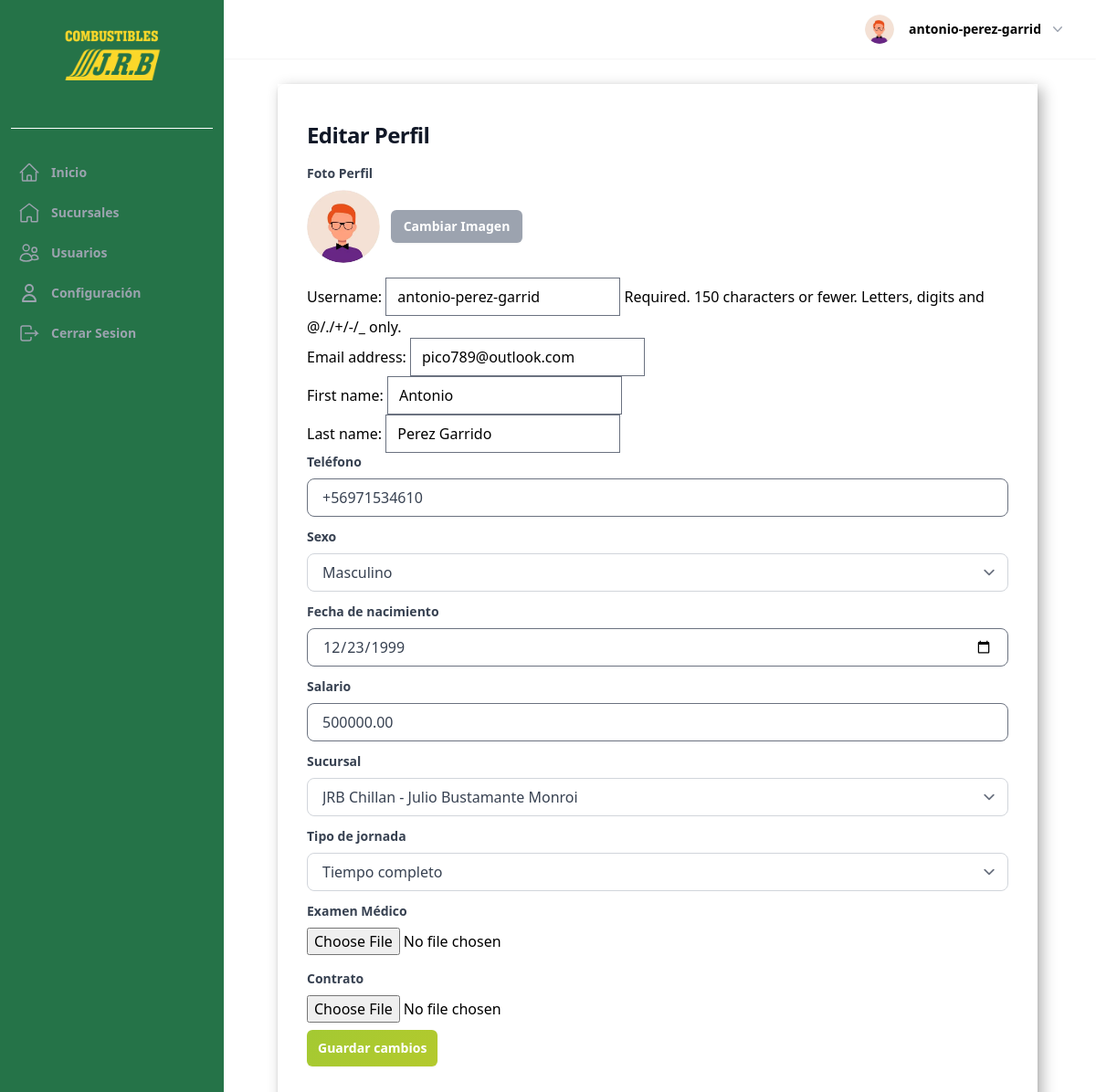
The app's page /perfil/ (signed in), older data.
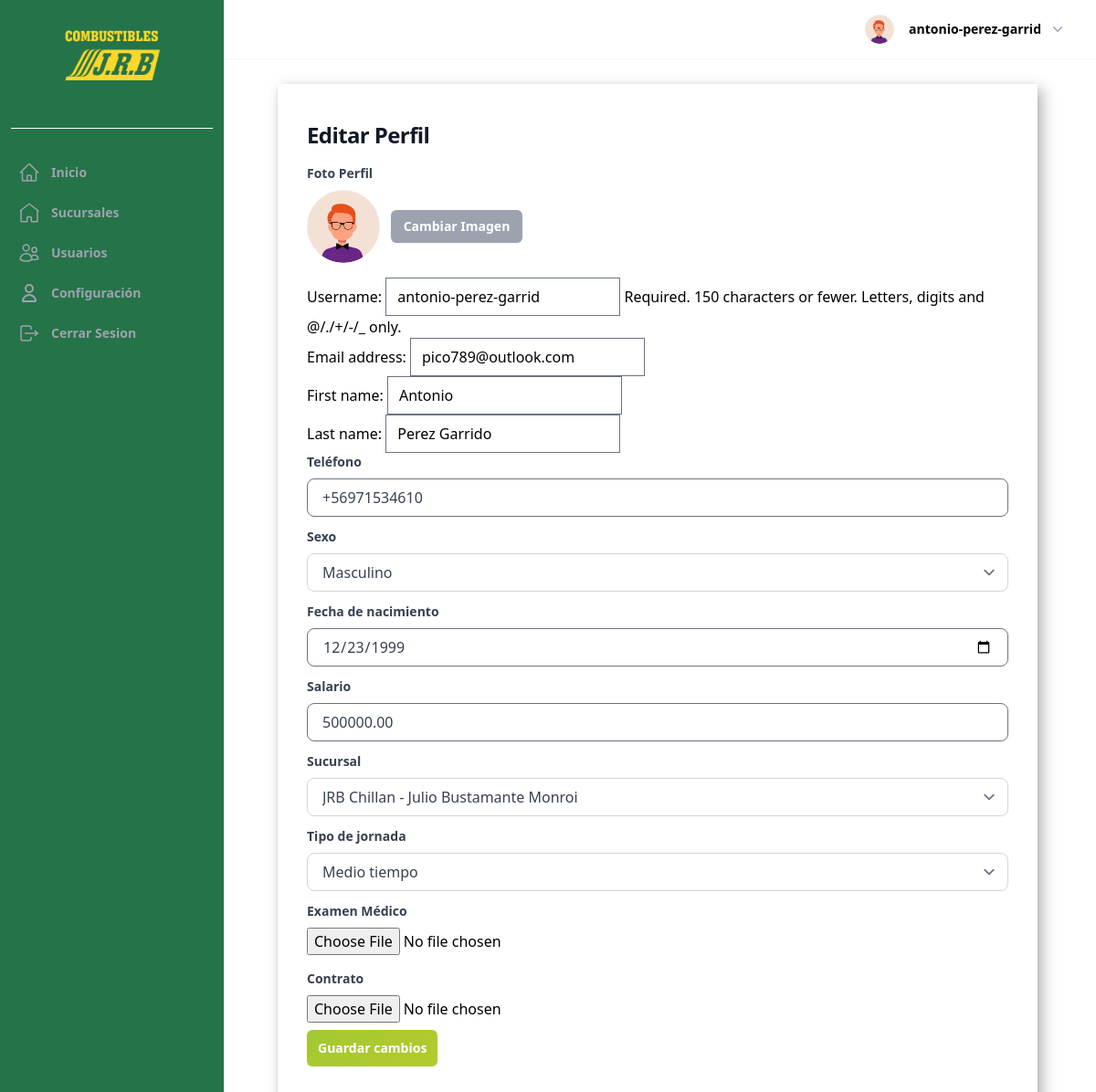
The same page, newer data.
### UsuarioApp/models.py (models this page shows, shortened)
class Profile(models.Model):
    last_activity = models.DateTimeField(null=True, blank=True)
    image = models.ImageField(upload_to=profile_picture_path, default="profile.webp")
    user_FK = models.OneToOneField(
        User, on_delete=models.CASCADE, related_name="profile",
    )
    position_FK = models.ForeignKey(
        Position, on_delete=models.SET_NULL, null=True, blank=True
    )
    company_rut = models.CharField(
        max_length=12,
        blank=True,
        null=True,
        validators=[
            RegexValidator(
                regex=r"^[0-9.]+-[0-9kK]{1}$",
                message="Ingrese un RUT válido en el formato 12.345.678-9",
            )
        ],
        verbose_name="RUT Empresa",
    )
    phone = models.CharField(max_length=20, blank=True, verbose_name="Teléfono")
    gender = models.CharField(
        max_length=1,
        choices=GENDER_CHOICES,
        null=True,
        blank=True,
        verbose_name="Sexo",
    )
    date_of_birth = models.DateField(
        null=True,
        blank=True,
        verbose_name="Fecha de nacimiento",
    )
    salario = models.DecimalField(
        max_digits=10, decimal_places=2, null=True, blank=True, verbose_name="Salario",
    )
    address = models.CharField(max_length=255, blank=True, verbose_name="Dirección")
    date_of_hire = models.DateField(null=True, blank=True, verbose_name="Fecha de contratación")
    is_partime = models.BooleanField(
        default=False,
        choices=[(True, "Tiempo completo"), (False, "Medio tiempo")],
        verbose_name="Tipo de jornada",
    )
    examen_medico = models.FileField(
        upload_to="documentos/examenes/",
        null=True,
        blank=True,
        verbose_name="Examen médico",
    )
    contrato = models.FileField(
        upload_to="documentos/contratos/",
        null=True,
        blank=True,
        verbose_name="Contrato",
    )
    current_branch = models.ForeignKey(
        Sucursal,
        on_delete=models.SET_NULL,
        null=True,
        blank=True,
        related_name="current_profiles",
        verbose_name="Sucursal actual",
    )
    rut = models.CharField(
        max_length=12,
        blank=True,
        null=True,
        unique=True,
        verbose_name="RUT",
        help_text="RUT sin puntos, con guión opcional. Ej: 12345678-5",
    )
    def save(self, *args, **kwargs):
        update_last_activity = kwargs.pop("update_last_activity", False)
        if update_last_activity:
            self.last_activity = timezone.now()
            kwargs["update_fields"] = ["last_activity"]
        if self.pk:
            handle_old_image(Profile, self.pk, self.image)
        super(Profile, self).save(*args, **kwargs)
        if self.image and os.path.exists(self.image.path):
            resize_image(self.image.path, 300)
            crop_image(self.image.path, 300)
    def update_last_activity(self):
        self.save(update_last_activity=True)
    def _has_permission(self, code: str) -> bool:
        return bool(self.position_FK and self.position_FK.permission_code == code)
    def is_owner(self) -> bool:
        return self._has_permission("OWNER")
    def is_admin(self) -> bool:
        return self._has_permission("ADMINISTRATOR")
    def is_accountant(self) -> bool:
        return self._has_permission("ACCOUNTANT")
    def is_head_ATTENDANT(self) -> bool:
        return self._has_permission("HEAD_ATTENDANT")
    def is_ATTENDANT(self) -> bool:
        return self._has_permission("ATTENDANT")
    class Meta:
        verbose_name = "Perfil"
        verbose_name_plural = "Perfiles"
        ordering = ["-id"]

### UsuarioApp/views.py (the view, shortened to what this page needs)
# urls.py: path("perfil/", views.ProfileUpdateView.as_view(), name="Profile"),
class ProfileUpdateView(LoginRequiredMixin, ProfileFormProcessingMixin, View):
    template_name = "pages/perfil/perfil.html"
    def get(self, request, *args, **kwargs):
        user = request.user
        profile = user.profile
        user_form = UserUpdateForm(instance=user)
        profile_form = ProfileUpdateForm(instance=profile, user=request.user)
        context = {"user_form": user_form, "profile_form": profile_form}
        return render(request, self.template_name, context)

### UsuarioApp/forms.py
class UserUpdateForm(forms.ModelForm):
    def __init__(self, *args, **kwargs):
        super().__init__(*args, **kwargs)
        self.helper = FormHelper()
        self.helper.form_tag = False
        layout_fields = []
        if "username" in self.fields:
            layout_fields.append("username")
        layout_fields.append("email")
        name_fields = []
        if "first_name" in self.fields:
            name_fields.append(Div("first_name", css_class="flex-1"))
        if "last_name" in self.fields:
            name_fields.append(Div("last_name", css_class="flex-1"))
        name_div = Div(*name_fields, css_class="flex gap-4") if name_fields else None
        layout_items = layout_fields
        if name_div is not None:
            layout_items.append(name_div)
        self.helper.layout = Layout(*layout_items)
    class Meta:
        model = User
        fields = [
            "username",
            "email",
            "first_name",
            "last_name",
        ]

### UsuarioApp/forms.py (called while the page is built)
    def _get_branch_queryset(self, user):
        if not user:
            return Sucursal.objects.none()
        profile = getattr(user, "profile", None)
        if profile is None:
            return Sucursal.objects.none()
        company = None
        try:
            company = profile.company
        except Company.DoesNotExist:
            company = None
        queryset = Sucursal.objects.none()
        if company is not None:
            queryset = Sucursal.objects.filter(company=company)
        elif getattr(profile, "company_rut", None):
            queryset = Sucursal.objects.filter(company__rut=profile.company_rut)
        if self.instance and self.instance.current_branch_id:
            queryset = queryset | Sucursal.objects.filter(pk=self.instance.current_branch_id)
        return queryset

### sucursalApp/models.py (called while the page is built)
    def __str__(self) -> str:
        return f"{self.name} - {self.company.business_name}"

### utils/customer_img.py (called while the page is built, shortened)
def resize_image(img_path, img_size):
    try:
        with Image.open(img_path) as img:
            ancho, alto = img.size
    except (FileExistsError, UnidentifiedImageError):
        print("Error al Redimensionar la imagen")

def crop_image(img_path, img_size):
    try:
        with Image.open(img_path) as img:
            ancho, alto = img.size
    except (FileExistsError, UnidentifiedImageError):
        print("Erro al Recortar la imagen")

### templates/pages/perfil/perfil.html (shortened to what this page needs)
{% extends "components/Layout/base_pages.html" %}
{% load static %}
{% load tailwind_filters %}
{% block content_pages %}
  <h1 class="max-w-2xl font-bold tracking-tight text-gray-900 text-2xl mb-4">Editar Perfil</h1>
  <form method="post" enctype="multipart/form-data">
    {% include 'components/input_perfil.html' with img=request.user.profile.image.url %}
    {{ user_form|crispy }}
    <label for="id_phone" class="block text-gray-700 text-sm font-bold mb-2">Teléfono</label>
    {{ profile_form.phone }}
    <label for="id_gender" class="block text-gray-700 text-sm font-bold mb-2">Sexo</label>
    {{ profile_form.gender }}
    <label for="id_date_of_birth" class="block text-gray-700 text-sm font-bold mb-2">Fecha de nacimiento</label>
    {{ profile_form.date_of_birth }}
    <label for="id_salario" class="block text-gray-700 text-sm font-bold mb-2">Salario</label>
    {{ profile_form.salario }}
    <label for="id_current_branch" class="block text-gray-700 text-sm font-bold mb-2">Sucursal</label>
    {{ profile_form.current_branch }}
    <label for="id_is_partime" class="block text-gray-700 text-sm font-bold mb-2">Tipo de jornada</label>
    {{ profile_form.is_partime }}
    <label for="{{ profile_form.examen_medico.id_for_label }}" class="block text-gray-700 text-sm font-bold mb-2">Examen Médico</label>
    {{ profile_form.examen_medico }}
    <label for="{{ profile_form.contrato.id_for_label }}" class="block text-gray-700 text-sm font-bold mb-2 mt-4">Contrato</label>
    {{ profile_form.contrato }}
    {% include "components/btn/button.html" with button_text="Guardar cambios" %}
  </form>
{% endblock content_pages %}

### templates/components/Layout/base_pages.html
{% extends 'components/Layout/base_extendido.html' %}
{% block content_main %}
  <div class="flex min-h-full flex-col justify-center sm:px-6 lg:px-8">
    <div class="bg-white-base sm:mx-auto sm:w-full min-w-[fill-available]">
      <div class="px-6 py-10 shadow rounded-lg sm:px-12">
        {% block content_pages %}{% endblock content_pages %}
      </div>
    </div>
  </div>
{% endblock content_main %}

### templates/components/Layout/base_extendido.html (shortened to what this page needs)
{% extends 'components/Layout/base.html' %}
{% load static %}
{% block content %}
  <div x-data="{ open:false }" :class="{ 'overflow-y-hidden max-h-dvh' : open }">
    <div class="hidden lg:fixed lg:inset-y-0 lg:z-50 lg:flex lg:w-72 lg:flex-col">
      {% include 'components/navbar/navbar_desktop.html' %}
    </div>
    <div class="lg:pl-65">
      <div class="sticky top-0 z-40 flex h-16 shrink-0 items-center gap-x-4 border-gray-700 bg-white px-4 shadow-sm sm:gap-x-6 sm:px-6 lg:px-8">
        {% include 'components/header/header.html' %}
      </div>
      <main class="pt-7">
        <div class="px-4 sm:px-6 lg:px-8 min-w-[fill-available]">
          {% block content_main %}
          {% endblock content_main %}
        </div>
      </main>
    </div>
  </div>
{% endblock content %}

### templates/components/Layout/base.html (shortened to what this page needs)
{% load static %}
{% load static tailwind_tags %}
<!DOCTYPE html>
<html lang="es" class="scroll-smooth">
  <head>
    {% tailwind_css %}
    <link rel="stylesheet" href="{% static 'css/styles.css' %}">
    <link rel="stylesheet" href="{% static 'css/mensajes.css' %}">
  </head>
  <body class="relative bg-white">
    {% block content %} {% endblock content %}
  </body>
</html>

### templates/components/navbar/navbar_mobil.html (shortened to what this page needs)
{% load static %}

### templates/components/navbar/nav.html (shortened to what this page needs)
<nav class="flex flex-1 flex-col">
  <ul class="flex flex-1 flex-col gap-y-7">
    <li>
      <ul class="-mx-2 space-y-1">
        <li>
          <a href="{% url 'Home' %}" class="menu-item {% if request.path == '/' %} text-white bg-current {% else %} text-gray-400 {% endif %}">
            Inicio
          </a>
        </li>
        {% if user.profile.is_owner or user.profile.is_admin or user.profile.is_accountant or user.profile.is_ATTENDANT or user.profile.is_head_ATTENDANT %}
          <li>
            {% if user.profile.current_branch %}
              <a href="{% url 'sucursal_update' user.profile.current_branch.pk %}" class=" menu-item {% if '/sucursales/' in request.path %}text-white bg-current {% else %} text-gray-400 hover:text-white hover:bg-gray-800 {% endif %}">
            {% else %}
              <a href="{% url 'sucursal_list' %}" class=" menu-item {% if request.path == '/sucursales/' or '/sucursales/' in request.path %}text-white bg-current {% else %} text-gray-400 hover:text-white hover:bg-gray-800 {% endif %}">
            {% endif %}
              Sucursales
            </a>
          </li>
        {% endif %}
        <li>
          <a href="{% url "User" %}" class=" menu-item {% if request.path == '/usuarios/' %}text-white bg-current {% else %}  text-gray-400 hover:text-white hover:bg-gray-800 {% endif %}">
            Usuarios
          </a>
        </li>
      <ul class="flex flex-1 flex-col space-y-1">
        {% if user.is_authenticated %}
        <li>
          <a href="{% url 'configuracion' %}" class="menu-item {% if request.path == '/configuracion/' %} text-white bg-current {% else %} text-gray-400 hover:text-white hover:bg-gray-800 {% endif %}">
              <svg class="h-6 w-6 shrink-0" fill="none" viewBox="0 0 24 24" stroke="currentColor">
                <path stroke-linecap="round" stroke-linejoin="round" stroke-width="2" d="M16 7a4 4 0 11-8 0 4 4 0 018 0zM12 14a7 7 0 00-7 7h14a7 7 0 00-7-7z"/>
              </svg>
            <span class="truncate">Configuración</span>
          </a>
        </li>
        {% endif %}
      </ul>
    </li>
    <li class="mt-auto">
      <a href="{% url 'account_logout' %}" class="menu-item text-gray-400">
        <svg class="h-6 w-6 shrink-0" fill="none" viewBox="0 0 24 24" stroke-width="1.5" stroke="currentColor" aria-hidden="true">
          <path stroke="none" d="M0 0h24v24H0z"/>  <path d="M14 8v-2a2 2 0 0 0 -2 -2h-7a2 2 0 0 0 -2 2v12a2 2 0 0 0 2 2h7a2 2 0 0 0 2 -2v-2" />
          <path d="M7 12h14l-3 -3m0 6l3 -3" />
        </svg>
        Cerrar Sesion
      </a>
    </li>
  </ul>
</nav>

### templates/components/navbar/navbar_desktop.html
{% load static %}
<div class="flex grow flex-col gap-y-5 bg-green-navbar text-gray-500 px-3 pb-4">
  <div class="flex h-28 shrink-0 items-center justify-center">
    <img class="h-14 w-auto mt-4 icon-scaled-small mx-auto" src="{% static "img/logoJRB.png" %}" alt="mejor niñez">
  </div>
  <hr class="border-t border-white my-2">
  {% include "components/navbar/nav.html" %}
</div>

### templates/components/header/header.html (shortened to what this page needs)
<div class="flex flex-1 gap-x-4 self-stretch lg:gap-x-6">
  <div class="relative flex flex-1" >
  </div>
  <div class="flex items-center gap-x-4 lg:gap-x-6">
    {% include 'components/header/components/profile.html' %}
  </div>
</div>

### templates/components/header/components/profile.html (shortened to what this page needs)
{% load static %}
<div class="relative" x-data="{ openUser: false }">
  <button type="button" class="-m-1.5 flex items-center p-1.5" id="user-menu-button" aria-expanded="false" aria-haspopup="true" @click="openUser = !openUser">
    <img class="h-8 w-8 rounded-full bg-gray-50" src="{{ request.user.profile.image.url }}" alt="perfil">
    <span class="hidden lg:flex lg:items-center">
      <span class="ml-4 text-sm font-semibold leading-6 text-black" aria-hidden="true">{{ request.user }}</span>
      <svg class="ml-2 h-5 w-5 text-gray-400" viewBox="0 0 20 20" fill="currentColor" aria-hidden="true">
        <path fill-rule="evenodd" d="M5.23 7.21a.75.75 0 011.06.02L10 11.168l3.71-3.938a.75.75 0 111.08 1.04l-4.25 4.5a.75.75 0 01-1.08 0l-4.25-4.5a.75.75 0 01.02-1.06z" clip-rule="evenodd" />
      </svg>
    </span>
  </button>
</div>

### templates/components/input_perfil.html (shortened to what this page needs)
<div class="mb-3">
  <div class="block text-gray-700 text-sm font-bold mb-2">Foto Perfil</div>
  <div class="mt-2 flex items-center gap-x-3">
    <img src="{{ img }}" class="w-20 h-20 rounded-full" alt="Foto de Perfil">
    <button type="button" id="customImageButton" class="flex w-36 justify-center rounded-md bg-gray-400 px-3 py-1.5 text-sm font-semibold leading-6 text-white shadow-sm hover:bg-gray-600 focus-visible:outline focus-visible:outline-2 focus-visible:outline-offset-2 focus-visible:outline-gray-600">
      Cambiar Imagen
    </button>
  </div>
  <span id="nameImg" class="overflow-auto block pt-1"></span>
</div>

### templates/components/btn/button.html (shortened to what this page needs)
<button
    name="{{ button_name|default:'action' }}"
    type="{{ button_type|default:'submit' }}"
    class="flex w-4 cursor-pointer justify-center rounded-md bg-gradient-to-br px-3 py-2 mt-2 text-sm font-semibold leading-6 text-white shadow-sm hover:bg-indigo-500 focus-visible:outline focus-visible:outline-2 focus-visible:outline-offset-2 focus-visible:outline-indigo-600 {{ button_class|default:'' }}">
    {{ button_text }}
</button>

### static/css/styles.css (style rules this page uses)
main { min-height: calc(100dvh - 64px); }

### static/css/mensajes.css (style rules this page uses)
button { padding: 10px; }

Row changes from the older to the newer data that the page shows:
changed Profile "Masculino": is_partime "Tiempo completo" → "Medio tiempo"
